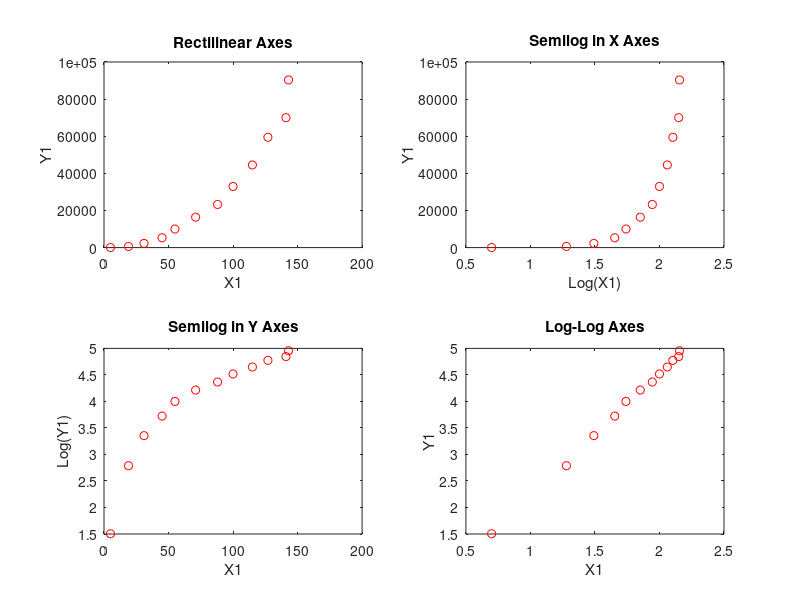

MATLAB code for this plot: (Note: this script raises an error after producing the figure.)
%%%%%%%%%%%%%%%%%%%%%%%%%%%%%%%%%%%%%%%%%%%%%%%%%%%%%%%%%%%%%%%%%%%%%
% ENGR 132 
% Program Description 
%takes in data set and creates a linear and general model
%
% Assignment Information
%   Assignment:     A13, Problem 4
%   Author:         Ayaan Furtado-Tiwari, afurtado@purdue.edu
%   Team ID:        001-02
%   Academic Integrity:
%     [] I worked with one or more peers but our collaboration
%        maintained academic integrity.
%     Peers I worked with: Name, login@purdue [repeat for each]
%%%%%%%%%%%%%%%%%%%%%%%%%%%%%%%%%%%%%%%%%%%%%%%%%%%%%%%%%%%%%%%%%%%%%


%% ____________________
%% INITIALIZATION
% DATA SET
x1 = [5, 19, 31, 45, 55, 71, 88, 100, 115, 127, 141, 143];
y1 = [32, 613, 2263, 5289, 10005, 16382, 23239, 32935, 44530, 59441, 69999, 90322];

%% ____________________
%% PLOTS WITH AXIS SCALING
%plot and determine which function type for the data
figure()
%Linear X, Linear Y
subplot(2,2,1)
plot(x1,y1,"ro")
title("Rectilinear Axes")
xlabel("X1")
ylabel("Y1")
%Logarithmic X, Linear Y
subplot(2,2,2)
plot(log10(x1),y1,"ro")
title("Semilog in X Axes")
xlabel("Log(X1)")
ylabel("Y1")
%Linear X, Logarithmic Y
subplot(2,2,3)
plot(x1,log10(y1),"ro")
title("Semilog in Y Axes")
xlabel("X1")
ylabel("Log(Y1)")
%Logarithmic X, Logarithmic Y
subplot(2,2,4)
plot(log10(x1),log10(y1),"ro")
title("Log-Log Axes")
xlabel("X1")
ylabel("Y1")

%figure title
sgtitle("Data Set: Power")

%% ____________________
%% LINEARIZED MODEL

%%% DATA LINEARIZATION & MODEL
log_x1 = log(x1);
log_y1 = log(y1);
model_coef = polyfit(log_x1,log_y1,1);
linear_model = polyval(model_coef,log_x1);

%%% TEXT DISPLAY
fprintf("Function Type: Power\n")
fprintf("Linear Model: log10(y1) = %.2f * log10(x1) + %.2f\n",model_coef(1),model_coef(2))

%%% FIGURE DISPLAY
figure()
plot(log_x1,log_y1,"ro")
title("Linearized Data vs. Linearized Model")
xlabel("log(X1)")
ylabel("log(Y1)")
hold on
plot(log_x1,linear_model)
hold off
legend("Linearized Data","Linearized Model")


%% ____________________
%% DETERMINE MODEL

%%% PARAMETER IDENTIFICATION
m = model_coef(1);
b = 10^(model_coef(2));
general_model = b*(x1.^(m));

%%% TEXT DISPLAY
fprintf("General Model: y1 = %.2f * x1^(%.2f)\n",b,m)

%%% FIGURE DISPLAY
figure()
plot(x1,y1,"ro")
title("Data Set vs. General Model")
xlabel("X1")
ylabel("Y1")
hold on
plot(x1,general_model)
hold off
legend("Data Set","General Model")



%% ____________________
%% ANALYSIS




%% ____________________
%% ACADEMIC INTEGRITY STATEMENT
% I have not used source code obtained from any other unauthorized
% source, either modified or unmodified. I have not provided
% access to my code to anyone in any way. The script I am 
% submitting is my own original work.